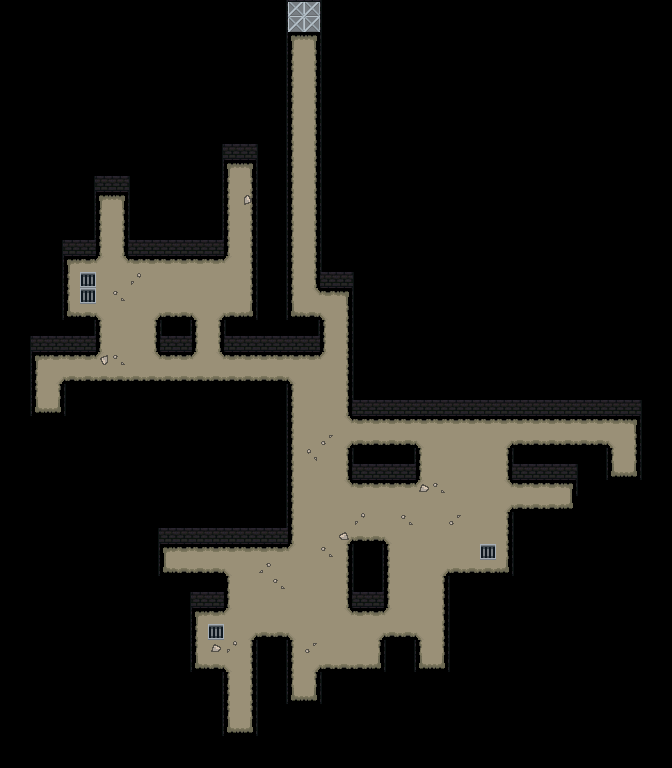

Below is a game level as drawn by its tile map, then a one-line description and the .tmx that defines it (tile-layer data replaced by summaries):
An orthogonal 42x48 tile map with 16x16 px tiles, 2 tile layers (main, over), 1 hidden layer not drawn, 2 tilesets and 35 objects.

<map version="1.10" tiledversion="1.10.2" orientation="orthogonal" renderorder="right-down" width="42" height="48" tilewidth="16" tileheight="16" infinite="0" nextlayerid="9" nextobjectid="43">
 <properties>
  <property name="bullets" type="int" value="6" />
  <property name="guard_fishes" type="int" value="3" />
  <property name="normal_fishes" type="int" value="9" />
  <property name="player_start_pos" value="[18,2]" />
 </properties>
 <tileset firstgid="1" source="map.tsx" />
 <tileset firstgid="229" source="collision.tsx" />
 <layer id="4" name="main" width="42" height="48">
  <data>[2016 cells, 660 non-empty, 18 distinct tile ids]</data>
 </layer>
 <layer id="7" name="over" width="42" height="48">
  <data>[2016 cells, 23 non-empty, 3 distinct tile ids]</data>
 </layer>
 <objectgroup id="5" name="guard_walk_positions">
  <object id="2" x="161" y="289.5">
   <point />
  </object>
  <object id="3" x="310" y="443">
   <point />
  </object>
  <object id="4" x="457" y="508">
   <point />
  </object>
  <object id="5" x="281" y="584">
   <point />
  </object>
  <object id="6" x="219.333" y="648.667">
   <point />
  </object>
  <object id="9" x="407.5" y="523.25">
   <point />
  </object>
  <object id="10" x="327" y="522">
   <point />
  </object>
  <object id="11" x="421.667" y="604.667">
   <point />
  </object>
  <object id="41" x="329" y="617.667">
   <point />
  </object>
 </objectgroup>
 <objectgroup id="6" name="walk_positions">
  <object id="13" x="236.5" y="179.5">
   <point />
  </object>
  <object id="14" x="107.667" y="217.667">
   <point />
  </object>
  <object id="15" x="44.3636" y="394.364">
   <point />
  </object>
  <object id="16" x="332.333" y="376.667">
   <point />
  </object>
  <object id="17" x="553" y="494.5">
   <point />
  </object>
  <object id="18" x="618.909" y="458.909">
   <point />
  </object>
  <object id="19" x="182.333" y="557">
   <point />
  </object>
  <object id="20" x="235.333" y="712">
   <point />
  </object>
  <object id="21" x="301" y="684">
   <point />
  </object>
  <object id="22" x="364.333" y="654">
   <point />
  </object>
  <object id="23" x="436" y="650.667">
   <point />
  </object>
  <object id="24" x="376.25" y="506.75">
   <point />
  </object>
  <object id="26" x="122.5" y="344.5">
   <point />
  </object>
  <object id="27" x="181.5" y="286.5">
   <point />
  </object>
  <object id="28" x="104.5" y="294.5">
   <point />
  </object>
  <object id="29" x="207" y="334.5">
   <point />
  </object>
  <object id="30" x="310.5" y="493">
   <point />
  </object>
  <object id="31" x="453.333" y="473.667">
   <point />
  </object>
  <object id="32" x="432.333" y="536">
   <point />
  </object>
  <object id="33" x="486.333" y="540">
   <point />
  </object>
  <object id="34" x="276.667" y="603.333">
   <point />
  </object>
  <object id="35" x="328.333" y="568">
   <point />
  </object>
  <object id="37" x="372.5" y="432.25">
   <point />
  </object>
  <object id="38" x="312.75" y="411.5">
   <point />
  </object>
  <object id="39" x="489.5" y="463">
   <point />
  </object>
  <object id="40" x="165.667" y="371">
   <point />
  </object>
 </objectgroup>
 <layer id="3" name="collision" width="42" height="48" visible="0">
  <data>[2016 cells, 2016 non-empty, 2 distinct tile ids]</data>
 </layer>
</map>
